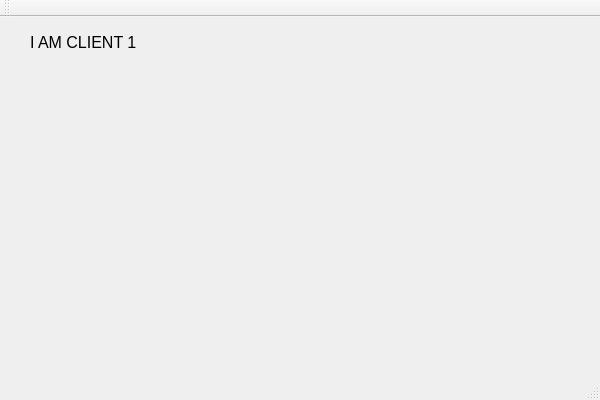
<?xml version="1.0" encoding="UTF-8"?>
<ui version="4.0">
 <class>QtGuiApplication1Class</class>
 <widget class="QMainWindow" name="QtGuiApplication1Class">
  <property name="geometry">
   <rect>
    <x>0</x>
    <y>0</y>
    <width>600</width>
    <height>400</height>
   </rect>
  </property>
  <property name="windowTitle">
   <string>QtGuiApplication1</string>
  </property>
  <widget class="QWidget" name="centralWidget">
   <widget class="QLabel" name="label">
    <property name="geometry">
     <rect>
      <x>30</x>
      <y>10</y>
      <width>131</width>
      <height>31</height>
     </rect>
    </property>
    <property name="minimumSize">
     <size>
      <width>47</width>
      <height>31</height>
     </size>
    </property>
    <property name="maximumSize">
     <size>
      <width>1920</width>
      <height>1080</height>
     </size>
    </property>
    <property name="font">
     <font>
      <family>Arial</family>
      <pointsize>12</pointsize>
     </font>
    </property>
    <property name="text">
     <string>I AM CLIENT 1</string>
    </property>
   </widget>
  </widget>
  <widget class="QMenuBar" name="menuBar">
   <property name="geometry">
    <rect>
     <x>0</x>
     <y>0</y>
     <width>600</width>
     <height>22</height>
    </rect>
   </property>
  </widget>
  <widget class="QToolBar" name="mainToolBar">
   <attribute name="toolBarArea">
    <enum>TopToolBarArea</enum>
   </attribute>
   <attribute name="toolBarBreak">
    <bool>false</bool>
   </attribute>
  </widget>
  <widget class="QStatusBar" name="statusBar"/>
 </widget>
 <layoutdefault spacing="6" margin="11"/>
 <resources>
  <include location="QtGuiApplication1.qrc"/>
 </resources>
 <connections/>
</ui>
